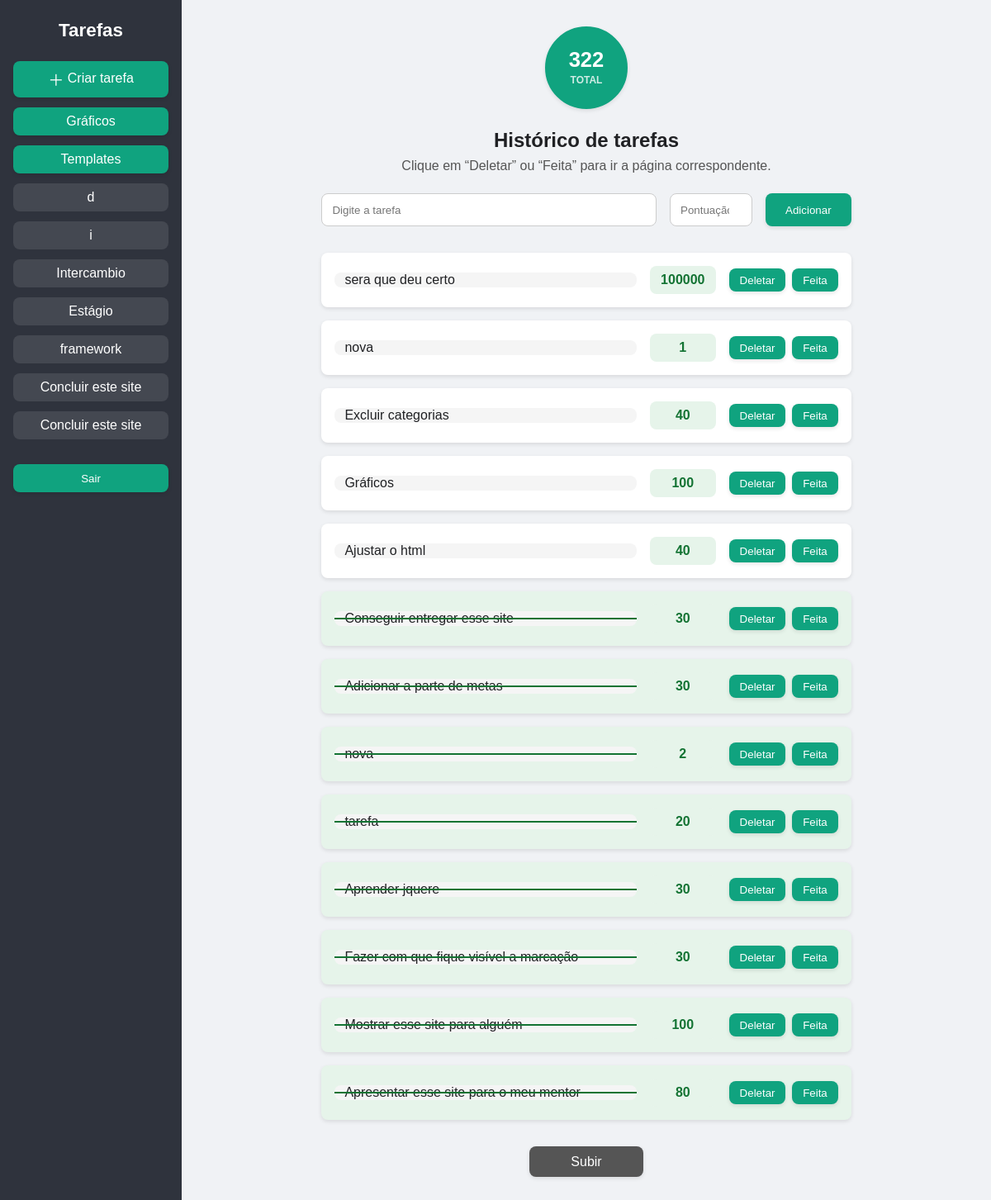
Page / (signed in) on the earlier database version.
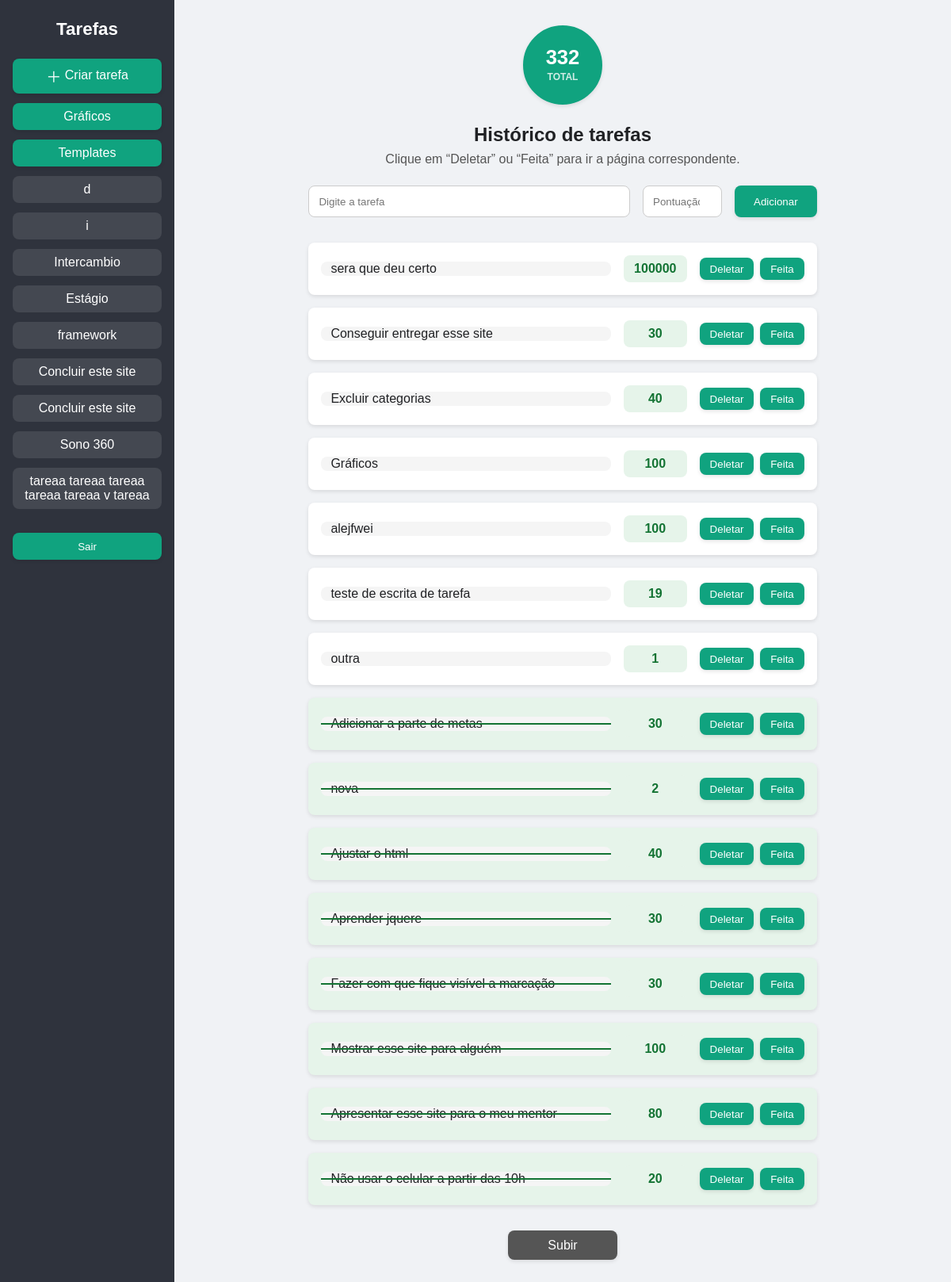
Same page on the later database version.
### points_of_change_2/models.py (models this page shows, shortened)
class Novo_tipo(models.Model):
    author = models.ForeignKey("auth.User", on_delete=models.CASCADE,  default=1)
    nome = models.TextField(verbose_name='Descrição da lista', default="Avulso")
    meta = models.PositiveIntegerField(verbose_name='Meta', default="0")

class Tarefa(models.Model):
    author = models.ForeignKey("auth.User", on_delete=models.CASCADE,  default=1)
    tarefa = models.TextField(verbose_name='Descrição da tarefa')
    pontos = models.PositiveIntegerField(verbose_name='Pontuação')
    estado = models.BooleanField(
        default=False,
        verbose_name='Estado'
    )
    tipo = models.CharField(max_length=20, default="Avulso")
    data = models.DateTimeField(auto_now_add=True)

### points_of_change_2/views.py (the view)
# urls.py: path('', views.index, name='index'),
@login_required
def index(request):
    all_notes = Tarefa.objects.filter(author=request.user.id).order_by("estado")
    if request.method == 'POST':
        author = request.user
        tarefa = request.POST.get('tarefa')
        pontos = request.POST.get('pontos')
        task = Tarefa(tarefa = tarefa, pontos = pontos, author = author)
        task.save()
    lista = []
    pnts_tot =  0
    for tarefa in all_notes:
        if tarefa.estado == 1:
            pnts_tot += tarefa.pontos
    tipos = Novo_tipo.objects.filter(author=request.user.id)
    for tipo in tipos:
        lista.append(tipo.nome)
    return render(request, 'paginas/index.html', {"tarefas": all_notes, 'pontos': pnts_tot, 'lista': lista})

### points_of_change_2/templates/paginas/index.html (shortened to what this page needs)
<!DOCTYPE html>
<html lang="pt-BR">
<head>
</head>
<body>
  <nav class="sidebar">
    <h2>Tarefas</h2>
    <form class="tipo-form" method="get">
      <a href="/nova_tarefa/" class="btn-create" style="background-color: #10a37f">
        <span style="font-size:1.2rem;vertical-align:middle;" >＋</span>
        Criar tarefa
      </a>
      <a href="/graficos/" class="btn-create" style="background-color: #10a37f">Gráficos</a>
      <a href="/recomendacoes/" class="btn-create" style="background-color: #10a37f">Templates</a>
      {% for tipo in lista %}
        <a href="/tipo/{{ tipo }}/" style="text-align: center;">{{ tipo }}</a>
      {% endfor %}
    </form>
    <form action="{% url 'logout' %}" method="post" class="logout-form">
      <button type="submit" class="btn-logout" style="margin-top: 30px;">Sair</button>
    </form>
  </nav>
  <div class="main">
    <div class="scoreboards">
      <div class="scoreboard total">
        <span class="value" id="scoreValue">{{ pontos }}</span>
        <span class="label">Total</span>
      </div>
    </div>
    <h2>Histórico de tarefas</h2>
    <p class="subtitle">Clique em “Deletar” ou “Feita” para ir a página correspondente.</p>
    <form method="post" class="task-form">
      <input type="text" name="tarefa" placeholder="Digite a tarefa"/>
      <input type="number" name="pontos" placeholder="Pontuação" min="0"/>
      <button type="submit">Adicionar</button>
    </form>
    <div class="task-list">
      {% for tarefa in tarefas %}
        <div class="task-item{% if tarefa.estado == 1 %} feito{% endif %}"
             data-id="{{ tarefa.id }}"
             data-score="{{ tarefa.pontos }}">
          <div class="task-desc">{{ tarefa.tarefa }}</div>
          <div class="task-points">{{ tarefa.pontos }}</div>
          <div class="task-actions">
            <button type="button" class="btn-delete"
                    onclick="location.href='/anotacoes/{{ tarefa.id }}/apagar'">
              Deletar
            </button>
            <a href="/anotacoes/{{ tarefa.id }}/estado">
              <button type="button" class="btn-done">Feita</button>
            </a>
          </div>
        </div>
      {% endfor %}
    </div>
    <a href="/" class="back-btn">Subir</a>
  </div>
</body>
</html>

### points_of_change_2/templates/paginas/index.html (style rules this page uses)
:root { --sidebar-width: 220px; --accent: #10a37f; --meta-color: #e74c3c; --bg-sidebar: #2f333d; --bg-main: #f0f2f5; --bg-card: #ffffff; --text-main: #202124; --text-light: #ffffff; --border-radius: 8px; --box-shadow: 0 2px 5px rgba(0,0,0,0.1); }
* { box-sizing: border-box; margin: 0; padding: 0; }
body, html { height: 100%; font-family: sans-serif; color: var(--text-main); background: var(--bg-main); }
nav.sidebar { position: fixed; top: 0; left: 0; bottom: 0; width: var(--sidebar-width); background: var(--bg-sidebar); color: var(--text-light); padding: 1.5rem 1rem; }
nav.sidebar h2 { text-align: center; margin-bottom: 1.5rem; font-size: 1.4rem; }
nav.sidebar .tipo-form a { display: block; margin-bottom: .75rem; text-decoration: none; color: var(--text-light); background: rgba(255,255,255,0.1); padding: .5rem; border-radius: var(--border-radius); transition: background .2s; }
nav.sidebar .btn-create, nav.sidebar .btn-logout { display: block; width: 100%; text-align: center; margin-bottom: 1rem; padding: .6rem; background: var(--accent); color: var(--text-light); border: none; border-radius: var(--border-radius); box-shadow: var(--box-shadow); transition: filter .2s; cursor: pointer; text-decoration: none; }
.main { margin-left: var(--sidebar-width); padding: 2rem; }
.scoreboards { display: flex; justify-content: center; align-items: center; gap: 2rem; margin-bottom: 1.5rem; }
.scoreboard { width: 100px; height: 100px; border-radius: 50%; display: flex; flex-direction: column; align-items: center; justify-content: center; box-shadow: var(--box-shadow); color: var(--text-light); background: var(--bg-card); border: 2px solid transparent; font-weight: 600; }
.scoreboard.total { background: var(--accent); border-color: var(--accent); }
.scoreboard .value { font-size: 1.6rem; line-height: 1; }
.scoreboard .label { font-size: 0.75rem; opacity: 0.8; margin-top: 0.3rem; text-transform: uppercase; }
.main h2 { text-align: center; margin-bottom: .5rem; }
.main .subtitle { text-align: center; color: #555; margin-bottom: 1.5rem; }
.task-form { display: flex; gap: 1rem; justify-content: center; margin-bottom: 2rem; width: 70%; margin-left: 15%; }
.task-form input[type="text"], .task-form input[type="number"], .task-form button { height: 40px; }
.task-form input[type="text"] { flex: 1; padding: 0 .75rem; border: 1px solid #ccc; border-radius: var(--border-radius); }
.task-form input[type="number"] { width: 100px; padding: 0 .75rem; border: 1px solid #ccc; border-radius: var(--border-radius); text-align: center; }
.task-form button { background: var(--accent); color: var(--text-light); border: none; border-radius: var(--border-radius); padding: 0 1.5rem; cursor: pointer; box-shadow: var(--box-shadow); transition: filter .2s; }
.task-list { display: flex; flex-direction: column; gap: 1rem; max-width: 70%; margin: auto; }
.task-item { display: flex; align-items: center; gap: 1rem; background: var(--bg-card); padding: 1rem; border-radius: var(--border-radius); box-shadow: var(--box-shadow); transition: background-color .5s ease; }
.task-item.feito { background: #e6f4ea; }
.task-item .task-desc { flex: 1; padding: 0 .75rem; background: #f5f5f5; border-radius: var(--border-radius); border: none; position: relative; }
.task-item .task-desc::after { content: ""; position: absolute; left: 0; top: 50%; height: 2px; width: 0; background: #137333; transition: width .5s ease; transform: translateY(-50%); }
.task-item.feito .task-desc::after { width: 100%; }
.task-item .task-points { width: 80px; padding: .5rem; background: #e6f4ea; color: #137333; font-weight: bold; text-align: center; border-radius: var(--border-radius); border: none; }
.task-actions { display: flex; gap: .5rem; }
.task-actions .btn-delete, .task-actions .btn-done { border: none; background: var(--accent); color: var(--text-light); padding: .4rem .8rem; border-radius: var(--border-radius); cursor: pointer; box-shadow: var(--box-shadow); transition: filter .2s; }
.back-btn { display: block; text-align: center; margin: 2rem auto 0; padding: .6rem 1.2rem; background: #555; color: var(--text-light); text-decoration: none; border-radius: var(--border-radius); box-shadow: var(--box-shadow); transition: filter .2s; width: 15%; }

Differences in the rows shown:
removed Tarefa: tarefa "nova", pontos "1", estado False (drawn)
removed Tarefa: tarefa "tarefa", pontos "20"
added Novo_tipo: lista "Sono 360"
added Novo_tipo: lista "tareaa tareaa tareaa tareaa tareaa v tareaa"
changed Tarefa "Conseguir entregar esse site": estado True → False (drawn); moves up the list
added Tarefa: tarefa "alejfwei", pontos "100", estado False (drawn)
added Tarefa: tarefa "teste de escrita de tarefa", pontos "19", estado False (drawn)
added Tarefa: tarefa "outra", pontos "1", estado False (drawn)
changed Tarefa "Ajustar o html": estado False → True (drawn); moves down the list
added Tarefa: tarefa "Não usar o celular a partir das 10h", pontos "20"
Other differences:
{{ pontos }}: "322" → "332"
